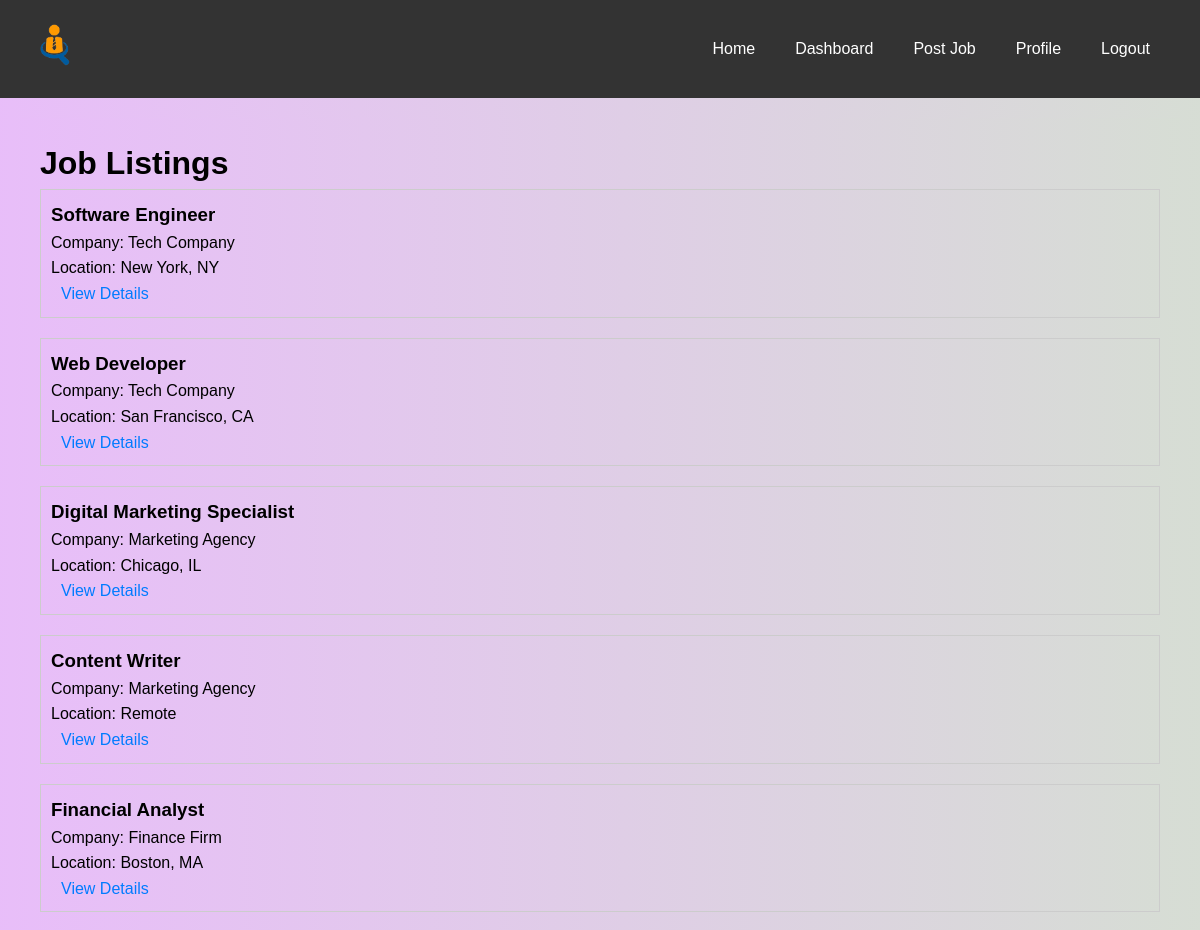
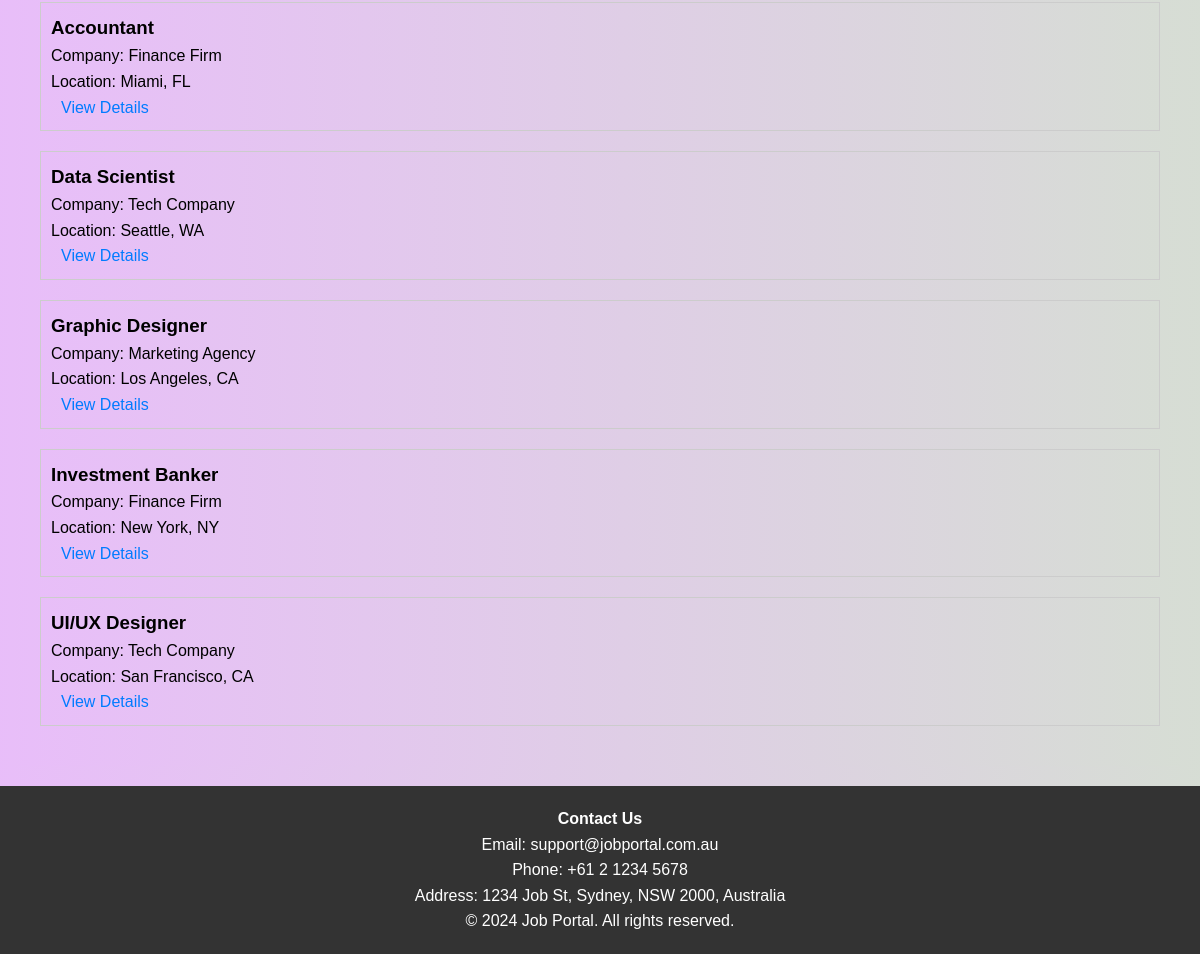
/pages/job-listings.php (signed in), run on the app's committed database (2 pictures, top to bottom).
### tables this page shows
CREATE TABLE jobs (
  id INT AUTO_INCREMENT PRIMARY KEY,
  employer_id INT NOT NULL,
  title VARCHAR(255) NOT NULL,
  company VARCHAR(255) NOT NULL,
  location VARCHAR(255) NOT NULL,
  description TEXT NOT NULL,
  salary VARCHAR(255) NOT NULL,
  requirements TEXT NOT NULL,
  featured TINYINT(1) DEFAULT 0,
  FOREIGN KEY (employer_id) REFERENCES users(id)
);

### includes/functions.php (called while the page is built, shortened)
<?php
function getJobListings($conn) {
    $sql = "SELECT * FROM jobs";
    $result = $conn->query($sql);
    if ($result->num_rows > 0) {
        $jobListings = array();
        while ($row = $result->fetch_assoc()) {
            $jobListings[] = $row;
        }
        return $jobListings;
    }
    return false;
}
function isUserType($userType) {
    return false;
}

### pages/job-listings.php (the view, shortened to what this page needs)
<?php
require_once '../includes/database.php';
require_once '../includes/functions.php';
$jobListings = getJobListings($conn);
?>
<?php include '../templates/header.php'; ?>
<main>
    <h1>Job Listings</h1>
    <?php if ($jobListings) : ?>
        <?php foreach ($jobListings as $job) : ?>
            <div class="job-listing">
                <h3><?php echo $job['title']; ?></h3>
                <p>Company: <?php echo $job['company']; ?></p>
                <p>Location: <?php echo $job['location']; ?></p>
                <a href="job-details.php?id=<?php echo $job['id']; ?>">View Details</a>
            </div>
        <?php endforeach; ?>
    <?php else : ?>
        <p>No job listings available.</p>
    <?php endif; ?>
</main>
<?php include '../templates/footer.php'; ?>

### templates/header.php (shortened to what this page needs)
<!DOCTYPE html>
<html lang="en">
<head>
    <link rel="stylesheet" href="../assets/css/main.css">
    <link rel="stylesheet" href="../assets/css/responsive.css">
</head>
<body>
    <header>
        <div class="logo">
            <a href="index.php">
                <img src="../assets/images/logo.png" alt="Job Portal Logo" width="50">
            </a>
        </div>
        <nav>
            <ul>
                <li><a href="index.php">Home</a></li>
                <?php if (isset($_SESSION['user_id'])) : ?>
                    <?php if (isUserType('candidate')) : ?>
                        <li><a href="candidate-dashboard.php">Dashboard</a></li>
                        <li><a href="job-listings.php">Job Listings</a></li>
                    <?php else : ?>
                        <li><a href="dashboard.php">Dashboard</a></li>
                        <li><a href="post-job.php">Post Job</a></li>
                    <?php endif; ?>
                    <li><a href="profile.php">Profile</a></li>
                    <li><a href="logout.php">Logout</a></li>
                <?php else : ?>
                    <li><a href="register.php">Register</a></li>
                    <li><a href="login.php">Login</a></li>
                <?php endif; ?>
            </ul>
        </nav>
    </header>
    <main>

### templates/footer.php (shortened to what this page needs)
</main>
    <footer><div class="footer-section">
                <h4>Contact Us</h4>
                <p>Email: support@jobportal.com.au</p>
                <p>Phone: +61 2 1234 5678</p>
                <p>Address: 1234 Job St, Sydney, NSW 2000, Australia</p>
            </div>
        <p>&copy; <?php echo date('Y'); ?> Job Portal. All rights reserved.</p>
    </footer>
</body>
</html>

### assets/css/main.css (style rules this page uses)
* { box-sizing: border-box; margin: 0; padding: 0; }
main { background: linear-gradient( 90deg, hsla(283, 83%, 86%, 1) 0%, hsla(105, 11%, 85%, 1) 100% ); }
body { font-family: Arial, sans-serif; line-height: 1.6; height: 100%; margin: 0; display: flex; flex-direction: column; }
a { color: #007bff; text-decoration: none; transition: color 0.3s ease; padding: 10px; }
header { background-color: #333; color: #fff; padding: 20px; display: flex; justify-content: space-between; align-items: center; }
nav ul { list-style-type: none; display: flex; }
nav ul li { margin-right: 20px; }
nav ul li a { color: #fff; }
main { padding: 20px; flex: 1 0 auto; }
.job-listing { border: 1px solid #ccc; padding: 10px; margin-bottom: 20px; }
footer { background-color: #333; color: #fff; padding: 20px; text-align: center; flex-shrink: 0; }

### data on the page
jobs: title "Software Engineer", company "Tech Company", location "New York, NY"
jobs: title "Web Developer", company "Tech Company", location "San Francisco, CA"
jobs: title "Digital Marketing Specialist", company "Marketing Agency", location "Chicago, IL"
jobs: title "Content Writer", company "Marketing Agency", location "Remote"
jobs: title "Financial Analyst", company "Finance Firm", location "Boston, MA"
jobs: title "Accountant", company "Finance Firm", location "Miami, FL"
jobs: title "Data Scientist", company "Tech Company", location "Seattle, WA"
jobs: title "Graphic Designer", company "Marketing Agency", location "Los Angeles, CA"
jobs: title "Investment Banker", company "Finance Firm", location "New York, NY"
jobs: title "UI/UX Designer", company "Tech Company", location "San Francisco, CA"
